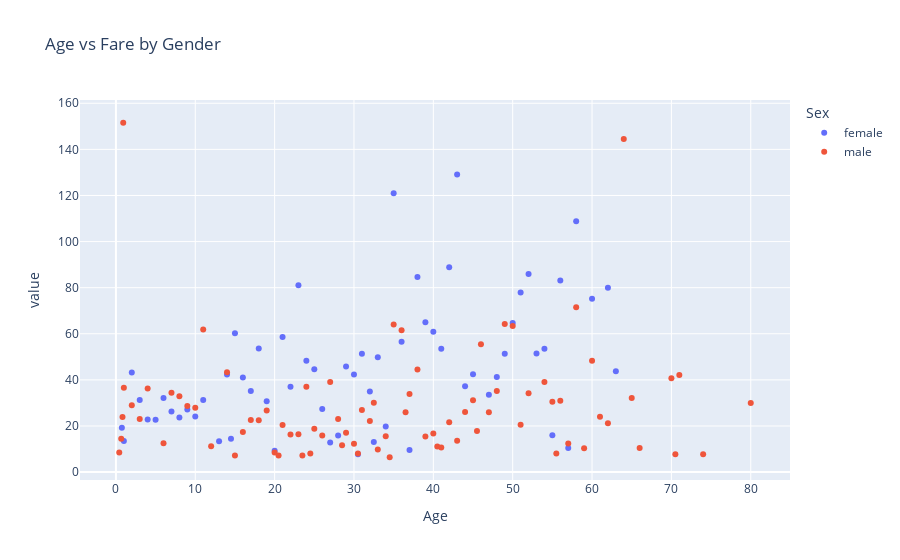

This figure's notebook cell:
### Code cell
fig = px.scatter(pivot_df2,title = "Age vs Fare by Gender")
fig.show()

### Figure 1 — Plotly figure (JSON) as saved in the notebook; plotly's stock layout.template omitted (floating-point values rounded to 4 significant figures)
{"data": [{"hovertemplate": "Sex=female<br>Age=%{x}<br>value=%{y}<extra></extra>", "legendgroup": "female", "marker": {"color": "#636efa", "symbol": "circle"}, "mode": "markers", "name": "female", "orientation": "v", "showlegend": true, "type": "scatter", "x": [0.42, 0.67, 0.75, 0.83, 0.92, 1, 2, 3, 4, 5, 6, 7, 8, 9, 10, 11, 12, 13, 14, 14.5, 15, 16, 17, 18, 19, 20, 20.5, 21, 22, 23, 23.5, 24, 24.5, 25, 26, 27, 28, 28.5, 29, 30, 30.5, 31, 32, 32.5, 33, 34, 34.5, 35, 36, 36.5, 37, 38, 39, 40, 40.5, 41, 42, 43, 44, 45, 45.5, 46, 47, 48, 49, 50, 51, 52, 53, 54, 55, 55.5, 56, 57, 58, 59, 60, 61, 62, 63, 64, 65, 66, 70, 70.5, 71, 74, 80], "xaxis": "x", "y": [null, null, 19.26, null, null, 13.44, 43.25, 31.33, 22.83, 22.72, 32.14, 26.25, 23.66, 27.2, 24.15, 31.27, null, 13.36, 42.29, 14.45, 60.26, 41.04, 35.13, 53.62, 30.73, 9.244, null, 58.63, 37.01, 81.11, null, 48.26, null, 44.65, 27.35, 12.82, 15.85, null, 45.8, 42.36, 7.75, 51.35, 34.93, 13, 49.87, 19.75, null, 121.0, 56.58, null, 9.588, 84.64, 65.0, 60.86, null, 53.48, 88.84, 129.1, 37.23, 42.45, null, null, 33.53, 41.23, 51.33, 64.65, 77.96, 85.88, 51.48, 53.56, 16, null, 83.16, 10.5, 108.8, null, 75.25, null, 80, 43.77, null, null, null, null, null, null, null, null], "yaxis": "y"}, {"hovertemplate": "Sex=male<br>Age=%{x}<br>value=%{y}<extra></extra>", "legendgroup": "male", "marker": {"color": "#EF553B", "symbol": "circle"}, "mode": "markers", "name": "male", "orientation": "v", "showlegend": true, "type": "scatter", "x": [0.42, 0.67, 0.75, 0.83, 0.92, 1, 2, 3, 4, 5, 6, 7, 8, 9, 10, 11, 12, 13, 14, 14.5, 15, 16, 17, 18, 19, 20, 20.5, 21, 22, 23, 23.5, 24, 24.5, 25, 26, 27, 28, 28.5, 29, 30, 30.5, 31, 32, 32.5, 33, 34, 34.5, 35, 36, 36.5, 37, 38, 39, 40, 40.5, 41, 42, 43, 44, 45, 45.5, 46, 47, 48, 49, 50, 51, 52, 53, 54, 55, 55.5, 56, 57, 58, 59, 60, 61, 62, 63, 64, 65, 66, 70, 70.5, 71, 74, 80], "xaxis": "x", "y": [8.517, 14.5, null, 23.88, 151.6, 36.63, 28.97, 23.01, 36.26, null, 12.47, 34.41, 32.94, 28.68, 27.9, 61.9, 11.24, null, 43.29, null, 7.229, 17.4, 22.61, 22.51, 26.76, 8.529, 7.25, 20.42, 16.3, 16.44, 7.229, 37.06, 8.05, 18.8, 15.91, 39.13, 23.03, 11.66, 17.02, 12.33, 8.05, 26.97, 22.2, 30.07, 9.798, 15.5, 6.438, 63.98, 61.55, 26, 33.86, 44.51, 15.41, 16.75, 11.12, 10.62, 21.61, 13.58, 26.02, 31.18, 17.86, 55.46, 25.91, 35.23, 64.23, 63.4, 20.55, 34.16, null, 39.03, 30.5, 8.05, 30.92, 12.35, 71.49, 10.38, 48.25, 24.02, 21.2, null, 144.5, 32.09, 10.5, 40.75, 7.75, 42.08, 7.775, 30], "yaxis": "y"}], "layout": {"legend": {"title": {"text": "Sex"}, "tracegroupgap": 0}, "title": {"text": "Age vs Fare by Gender"}, "xaxis": {"anchor": "y", "domain": [0, 1], "title": {"text": "Age"}}, "yaxis": {"anchor": "x", "domain": [0, 1], "title": {"text": "value"}}}}
